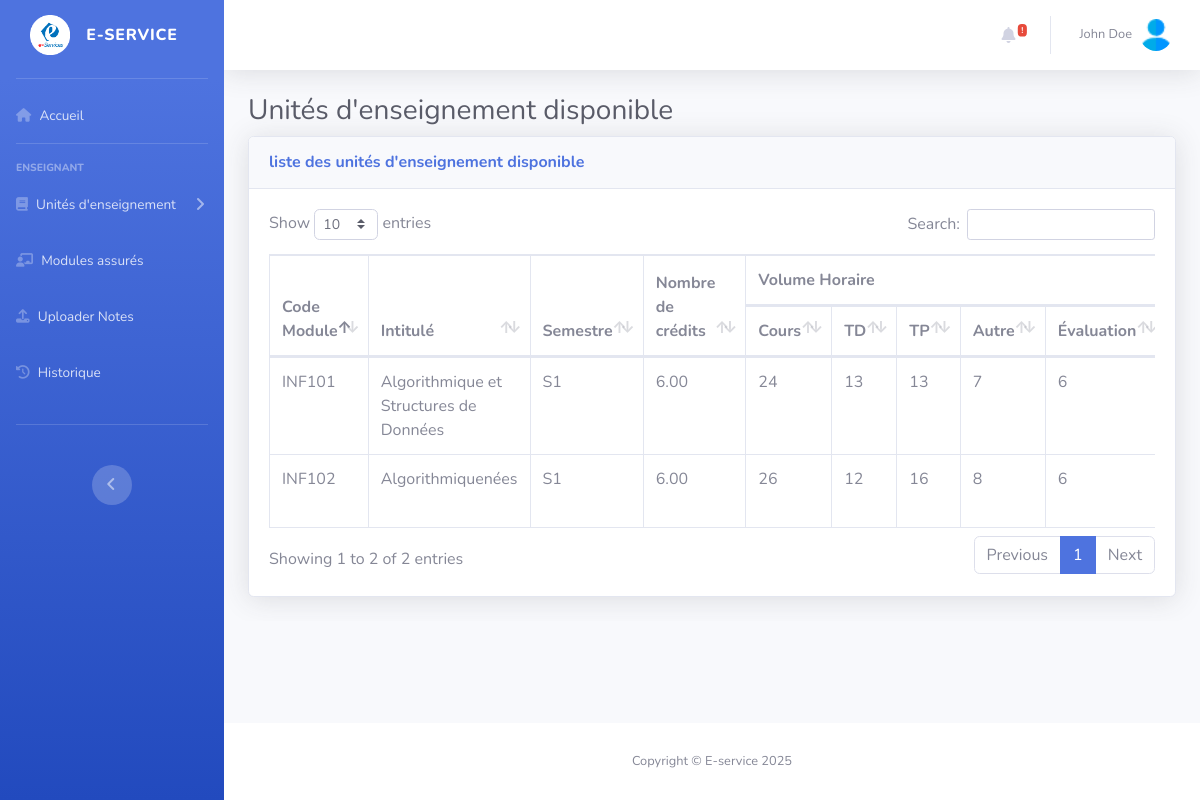
Screenshot of /Views/ProfViews/UeList.php (signed in) with the database file from the repository.
### tables this page shows
CREATE TABLE `utilisateurs` (
  `id` int(11) NOT NULL,
  `firstName` varchar(50) NOT NULL,
  `lastName` varchar(75) NOT NULL,
  `CIN` varchar(10) NOT NULL,
  `Birthdate` date NOT NULL,
  `email` varchar(50) NOT NULL,
  `password` varchar(255) NOT NULL,
  `speciality` varchar(70) NOT NULL,
  `id_departement` int(11) NOT NULL,
  `creation_date` datetime NOT NULL DEFAULT current_timestamp(),
  `must_change_password` tinyint(1) DEFAULT 1
);

CREATE TABLE `units` (
  `id` int(11) NOT NULL,
  `code_module` varchar(10) NOT NULL,
  `intitule` varchar(100) NOT NULL,
  `semestre` varchar(2) NOT NULL,
  `credits` decimal(11,2) NOT NULL,
  `speciality` varchar(50) NOT NULL,
  `departement_id` int(11) NOT NULL,
  `id_filiere` int(11) NOT NULL,
  `statut` tinyint(4) NOT NULL DEFAULT 0,
  `date_creation` datetime NOT NULL DEFAULT current_timestamp()
);

CREATE TABLE `volumehorraire` (
  `id_unit` int(11) NOT NULL,
  `Cours` int(11) NOT NULL,
  `TD` int(11) NOT NULL,
  `TP` int(11) NOT NULL,
  `Autre` int(11) NOT NULL,
  `Evaluation` int(11) NOT NULL,
  `VolumeTotal` int(11) GENERATED ALWAYS AS (`Cours` + `TD` + `TP` + `Autre` + `Evaluation`) STORED
);

### Model/database.php (called while the page is built, shortened)
<?php
    function dataBaseConnection(){
        try{
            $pdo=new PDO('mysql:host=localhost;dbname=EserviceDB;port=3306;charset=utf8','root','',array(PDO::ATTR_ERRMODE=>PDO::ERRMODE_EXCEPTION));
        }catch(Exception $e){
            echo $e->getMessage();
        }
        return $pdo;
    }
    function GetFromDb($query,$values,$fetchAll=true){
        try {
            $pdo=dataBaseConnection();
            $stmt=$pdo->prepare($query);
            if (is_array($values)){
                $stmt->execute($values);
            }else{
                $stmt->execute([$values]);
            }
            if($fetchAll){
                $data=$stmt->fetchAll(PDO::FETCH_ASSOC);
            }else{
                $data=$stmt->fetch(PDO::FETCH_ASSOC);
            }
                return $data;
        } catch (Exception $e) {
            error_log("Error : " . $e->getMessage());
            return false;
        }
    }

### Views/ProfViews/UeList.php (the view, shortened to what this page needs)
<?php
    $data=GetFromDb("SELECT * FROM utilisateurs WHERE id=? ;",$_SESSION['id'],false);
    $userName=$data['firstName'].' '.$data['lastName'];
    $units=GetFromDb("SELECT * FROM units WHERE departement_id=? ;",$data['id_departement']);
?>
    <div id="wrapper">
    <?php require_once "../include/navBars/ProfNav.php";?>
    <?php require_once "../include/header.php";?>
        <div id="content-wrapper" class="d-flex flex-column">
            <div id="content">
                <div class="container-fluid">
                    <h1 class="h3 mb-2 text-gray-800">Unités d'enseignement disponible</h1>
                    <div class="card shadow mb-4">
                        <div class="card-header py-3 d-flex justify-content-between align-items-center">
                            <h6 class="m-0 font-weight-bold text-primary">liste des unités d'enseignement disponible</h6>
                        </div>
                        <div class="card-body">
                            <div class="table-responsive">
                                <table class="table table-bordered" id="dataTable" width="100%" cellspacing="0">
                                    <thead>
                                        <tr>
                                            <th rowspan="2">Code Module</th>
                                            <th rowspan="2">Intitulé</th>
                                            <th rowspan="2">Semestre</th>
                                            <th rowspan="2">Nombre de crédits</th>
                                            <th colspan="5">Volume Horaire</th>
                                        </tr>
                                        <tr>
                                            <th>Cours</th>
                                            <th>TD</th>
                                            <th>TP</th>
                                            <th>Autre</th>
                                            <th>Évaluation</th>
                                        </tr>
                                    </thead>
                                    <tbody>
                                    <?php foreach($units as $unit){
                                            $hours=GetFromDb('SELECT * FROM volumehorraire WHERE id_unit=?;',$unit['id'],false);
                                            $cours = $hours['Cours'] ?? 0;
                                            $td = $hours['TD'] ?? 0;
                                            $tp = $hours['TP'] ?? 0;
                                            $autre = $hours['Autre'] ?? 0;
                                            $evaluation = $hours['Evaluation'] ?? 0;
                                    ?>
                                        <tr>
                                            <td><?php echo $unit['code_module'];?></td>
                                            <td><?php echo $unit['intitule'];?></td>
                                            <td><?php echo $unit['semestre'];?></td>
                                            <td><?php echo $unit['credits'];?></td>
                                            <td><?php echo $cours;?></td>
                                            <td><?php echo $td;?></td>
                                            <td><?php echo $tp;?></td>
                                            <td><?php echo $autre;?></td>
                                            <td><?php echo $evaluation;?></td>
                                        </tr>
                                       <?php }?>
                                    </tbody>
                                </table>
                            </div>
                        </div>
                    </div>
                </div>
            </div>
        </div>
    </div>
    <?php require_once "../include/footer.php";?>
<?php
    include_once "../dashboards.php";
?>

### Views/include/header.php (shortened to what this page needs)
<div id="content-wrapper" class="d-flex flex-column">
    <div id="content">
        <nav class="navbar navbar-expand navbar-light bg-white topbar mb-4 static-top shadow">
            <ul class="navbar-nav ml-auto">
                <li class="nav-item dropdown no-arrow mx-1">
                <a class="nav-link dropdown-toggle" href="#" id="alertsDropdown" role="button"
                    data-toggle="dropdown" aria-haspopup="true" aria-expanded="false">
                    <i class="fas fa-bell fa-fw"></i>
                    <span class="badge badge-danger badge-counter">!</span>
                </a>
                </li>
                <li class="nav-item dropdown no-arrow">
                    <a class="nav-link dropdown-toggle" href="#" id="userDropdown" role="button"
                        data-toggle="dropdown" aria-haspopup="true" aria-expanded="false">
                        <span class="mr-2 d-none d-lg-inline text-gray-600 small"><?= $userName ?></span>
                        <img class="img-profile rounded-circle"
                            src="..\..\startbootstrap-sb-admin-2-gh-pages\img\logo3.png">
                    </a>
                </li>
            </ul>
        </nav>

### rows the page displays
utilisateurs: userName "John Doe"
units: code_module "INF101", intitule "Algorithmique et Structures de Données", semestre "S1", credits "6.00", volumehorraire.Cours "24", volumehorraire.TD "13", volumehorraire.TP "13", volumehorraire.Autre "7", volumehorraire.Evaluation "6"
units: code_module "INF102", intitule "Algorithmiquenées", semestre "S1", credits "6.00", volumehorraire.Cours "26", volumehorraire.TD "12", volumehorraire.TP "16", volumehorraire.Autre "8", volumehorraire.Evaluation "6"
